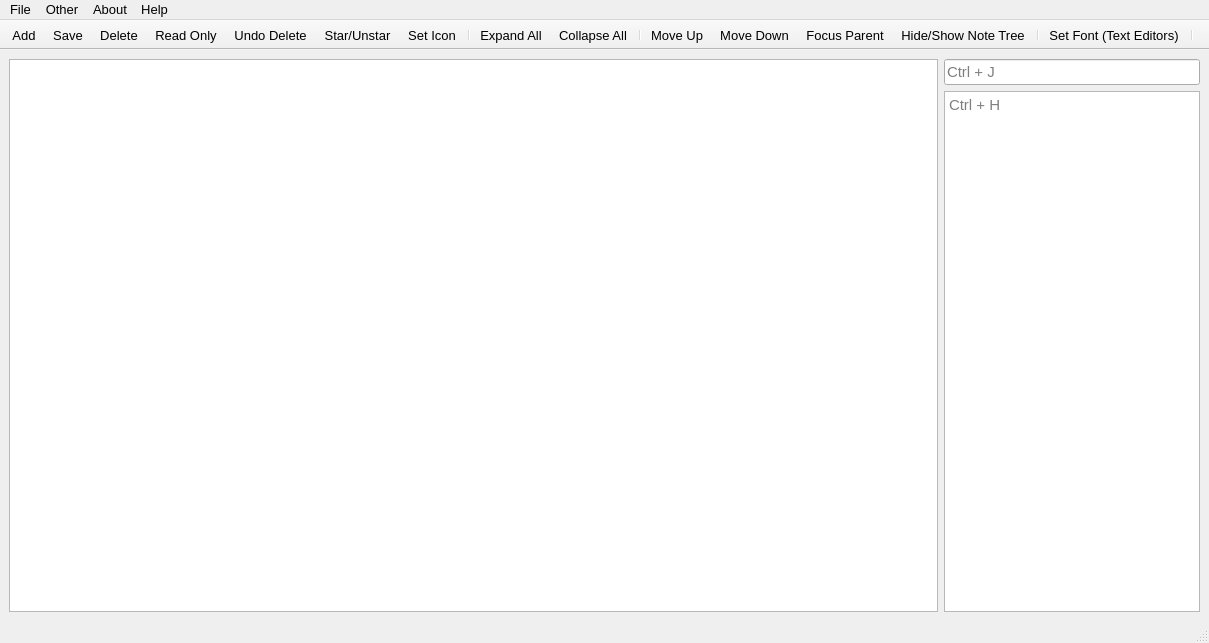
<?xml version="1.0" encoding="UTF-8"?>
<ui version="4.0">
 <class>TreeNotes</class>
 <widget class="QMainWindow" name="TreeNotes">
  <property name="geometry">
   <rect>
    <x>0</x>
    <y>0</y>
    <width>1209</width>
    <height>643</height>
   </rect>
  </property>
  <property name="font">
   <font>
    <family>Segoe UI</family>
    <pointsize>10</pointsize>
   </font>
  </property>
  <property name="windowTitle">
   <string>TreeNotes</string>
  </property>
  <property name="windowIcon">
   <iconset resource="Resources.qrc">
    <normaloff>:/Resources/Icon.png</normaloff>:/Resources/Icon.png</iconset>
  </property>
  <widget class="QWidget" name="centralwidget">
   <layout class="QGridLayout" name="gridLayout" columnstretch="1,0">
    <item row="0" column="1">
     <layout class="QVBoxLayout" name="verticalLayout">
      <item>
       <widget class="QLineEdit" name="titleEdit">
        <property name="font">
         <font>
          <family>Segoe UI</family>
          <pointsize>11</pointsize>
         </font>
        </property>
        <property name="frame">
         <bool>true</bool>
        </property>
        <property name="placeholderText">
         <string>Ctrl + J</string>
        </property>
       </widget>
      </item>
      <item>
       <widget class="PlainTextEdit" name="messageEdit">
        <property name="font">
         <font>
          <family>Segoe UI</family>
          <pointsize>11</pointsize>
         </font>
        </property>
        <property name="undoRedoEnabled">
         <bool>false</bool>
        </property>
        <property name="textInteractionFlags">
         <set>Qt::LinksAccessibleByKeyboard|Qt::LinksAccessibleByMouse|Qt::TextBrowserInteraction|Qt::TextEditable|Qt::TextEditorInteraction|Qt::TextSelectableByKeyboard|Qt::TextSelectableByMouse</set>
        </property>
        <property name="placeholderText">
         <string>Ctrl + H</string>
        </property>
       </widget>
      </item>
     </layout>
    </item>
    <item row="0" column="0">
     <widget class="QTreeWidget" name="treeWidget">
      <property name="font">
       <font>
        <family>Segoe UI</family>
        <pointsize>11</pointsize>
       </font>
      </property>
      <property name="focusPolicy">
       <enum>Qt::NoFocus</enum>
      </property>
      <property name="frameShape">
       <enum>QFrame::StyledPanel</enum>
      </property>
      <property name="tabKeyNavigation">
       <bool>true</bool>
      </property>
      <property name="dragDropMode">
       <enum>QAbstractItemView::NoDragDrop</enum>
      </property>
      <property name="selectionMode">
       <enum>QAbstractItemView::SingleSelection</enum>
      </property>
      <property name="selectionBehavior">
       <enum>QAbstractItemView::SelectRows</enum>
      </property>
      <property name="indentation">
       <number>10</number>
      </property>
      <property name="uniformRowHeights">
       <bool>false</bool>
      </property>
      <property name="sortingEnabled">
       <bool>false</bool>
      </property>
      <property name="wordWrap">
       <bool>true</bool>
      </property>
      <property name="columnCount">
       <number>2</number>
      </property>
      <attribute name="headerVisible">
       <bool>false</bool>
      </attribute>
      <attribute name="headerMinimumSectionSize">
       <number>15</number>
      </attribute>
      <attribute name="headerStretchLastSection">
       <bool>false</bool>
      </attribute>
      <column>
       <property name="text">
        <string>All Notes</string>
       </property>
      </column>
      <column>
       <property name="text">
        <string>Starred</string>
       </property>
      </column>
     </widget>
    </item>
   </layout>
  </widget>
  <widget class="QMenuBar" name="menubar">
   <property name="geometry">
    <rect>
     <x>0</x>
     <y>0</y>
     <width>1209</width>
     <height>22</height>
    </rect>
   </property>
   <widget class="QMenu" name="menuFile">
    <property name="title">
     <string>File</string>
    </property>
    <widget class="QMenu" name="menuText">
     <property name="title">
      <string>Text</string>
     </property>
     <addaction name="actionImport_Text_File"/>
     <addaction name="actionExport_Text_File"/>
     <addaction name="actionExport_PDF"/>
    </widget>
    <addaction name="actionAdd"/>
    <addaction name="actionSave"/>
    <addaction name="actionDelete"/>
    <addaction name="actionUndo_Delete"/>
    <addaction name="actionSet_Icon"/>
    <addaction name="separator"/>
    <addaction name="actionLoad_From_Disk"/>
    <addaction name="actionSave_To_Disk"/>
    <addaction name="separator"/>
    <addaction name="actionSet_Font_Text_Editors"/>
    <addaction name="separator"/>
    <addaction name="menuText"/>
    <addaction name="actionStar_Unstar"/>
    <addaction name="actionRead_Only"/>
   </widget>
   <widget class="QMenu" name="menuOther">
    <property name="title">
     <string>Other</string>
    </property>
    <addaction name="actionMove_Up"/>
    <addaction name="actionMove_Down"/>
    <addaction name="actionFocus_Parent"/>
    <addaction name="actionHide_Show_Note_Tree"/>
    <addaction name="actionExpand_All"/>
    <addaction name="actionCollapse_All"/>
    <addaction name="actionSettings"/>
   </widget>
   <widget class="QMenu" name="menuAbout">
    <property name="title">
     <string>About</string>
    </property>
    <addaction name="actionQt"/>
   </widget>
   <widget class="QMenu" name="menuHelp">
    <property name="title">
     <string>Help</string>
    </property>
    <addaction name="actionMacros"/>
    <addaction name="actionCheck_For_Updates"/>
   </widget>
   <addaction name="menuFile"/>
   <addaction name="menuOther"/>
   <addaction name="menuAbout"/>
   <addaction name="menuHelp"/>
  </widget>
  <widget class="QStatusBar" name="statusbar">
   <property name="font">
    <font>
     <family>Segoe UI</family>
     <pointsize>9</pointsize>
    </font>
   </property>
   <property name="sizeGripEnabled">
    <bool>true</bool>
   </property>
  </widget>
  <widget class="QToolBar" name="ToolBar">
   <property name="windowTitle">
    <string>toolBar</string>
   </property>
   <property name="movable">
    <bool>false</bool>
   </property>
   <property name="toolButtonStyle">
    <enum>Qt::ToolButtonIconOnly</enum>
   </property>
   <attribute name="toolBarArea">
    <enum>TopToolBarArea</enum>
   </attribute>
   <attribute name="toolBarBreak">
    <bool>false</bool>
   </attribute>
   <addaction name="actionAdd"/>
   <addaction name="actionSave"/>
   <addaction name="actionDelete"/>
   <addaction name="actionRead_Only"/>
   <addaction name="actionUndo_Delete"/>
   <addaction name="actionStar_Unstar"/>
   <addaction name="actionSet_Icon"/>
   <addaction name="separator"/>
   <addaction name="actionExpand_All"/>
   <addaction name="actionCollapse_All"/>
   <addaction name="separator"/>
   <addaction name="actionMove_Up"/>
   <addaction name="actionMove_Down"/>
   <addaction name="actionFocus_Parent"/>
   <addaction name="actionHide_Show_Note_Tree"/>
   <addaction name="separator"/>
   <addaction name="actionSet_Font_Text_Editors"/>
   <addaction name="separator"/>
  </widget>
  <action name="actionAdd">
   <property name="text">
    <string>Add</string>
   </property>
   <property name="shortcut">
    <string>Ctrl+N</string>
   </property>
  </action>
  <action name="actionSave">
   <property name="text">
    <string>Save</string>
   </property>
   <property name="shortcut">
    <string>Ctrl+S</string>
   </property>
  </action>
  <action name="actionDelete">
   <property name="text">
    <string>Delete</string>
   </property>
   <property name="shortcut">
    <string>Ctrl+D</string>
   </property>
  </action>
  <action name="actionMove_Up">
   <property name="text">
    <string>Move Up</string>
   </property>
   <property name="shortcut">
    <string>Ctrl+Up</string>
   </property>
  </action>
  <action name="actionMove_Down">
   <property name="text">
    <string>Move Down</string>
   </property>
   <property name="shortcut">
    <string>Ctrl+Down</string>
   </property>
  </action>
  <action name="actionSet_Icon">
   <property name="text">
    <string>Set Icon</string>
   </property>
   <property name="shortcut">
    <string>Ctrl+I</string>
   </property>
  </action>
  <action name="actionFocus_Parent">
   <property name="text">
    <string>Focus Parent</string>
   </property>
   <property name="shortcut">
    <string>Ctrl+P</string>
   </property>
  </action>
  <action name="actionHide_Show_Note_Tree">
   <property name="checkable">
    <bool>true</bool>
   </property>
   <property name="text">
    <string>Hide/Show Note Tree</string>
   </property>
   <property name="shortcut">
    <string>Ctrl+T</string>
   </property>
  </action>
  <action name="actionSave_To_Disk">
   <property name="text">
    <string>Save To Disk</string>
   </property>
   <property name="shortcut">
    <string>Ctrl+Shift+S</string>
   </property>
  </action>
  <action name="actionLoad_From_Disk">
   <property name="text">
    <string>Load From Disk</string>
   </property>
   <property name="toolTip">
    <string>Load From Disk</string>
   </property>
  </action>
  <action name="actionQt">
   <property name="text">
    <string>About Qt</string>
   </property>
  </action>
  <action name="actionSet_Font_Text_Editors">
   <property name="text">
    <string>Set Font (Text Editors)</string>
   </property>
  </action>
  <action name="actionImport_Text_File">
   <property name="text">
    <string>Import Text File</string>
   </property>
  </action>
  <action name="actionExport_Text_File">
   <property name="text">
    <string>Export Text File</string>
   </property>
  </action>
  <action name="actionMacros">
   <property name="text">
    <string>Macros</string>
   </property>
  </action>
  <action name="actionUndo_Delete">
   <property name="text">
    <string>Undo Delete</string>
   </property>
   <property name="shortcut">
    <string>Ctrl+Z</string>
   </property>
  </action>
  <action name="actionSettings">
   <property name="text">
    <string>Settings</string>
   </property>
   <property name="shortcut">
    <string>Alt+E</string>
   </property>
  </action>
  <action name="actionStar_Unstar">
   <property name="text">
    <string>Star/Unstar</string>
   </property>
  </action>
  <action name="actionCheck_For_Updates">
   <property name="text">
    <string>Check For Updates</string>
   </property>
  </action>
  <action name="actionExpand_All">
   <property name="text">
    <string>Expand All</string>
   </property>
  </action>
  <action name="actionCollapse_All">
   <property name="text">
    <string>Collapse All</string>
   </property>
  </action>
  <action name="actionRead_Only">
   <property name="checkable">
    <bool>true</bool>
   </property>
   <property name="text">
    <string>Read Only</string>
   </property>
  </action>
  <action name="actionExport_PDF">
   <property name="text">
    <string>Export PDF</string>
   </property>
  </action>
 </widget>
 <customwidgets>
  <customwidget>
   <class>PlainTextEdit</class>
   <extends>QPlainTextEdit</extends>
   <header location="global">plaintextedit.h</header>
  </customwidget>
 </customwidgets>
 <resources>
  <include location="Resources.qrc"/>
 </resources>
 <connections/>
</ui>
